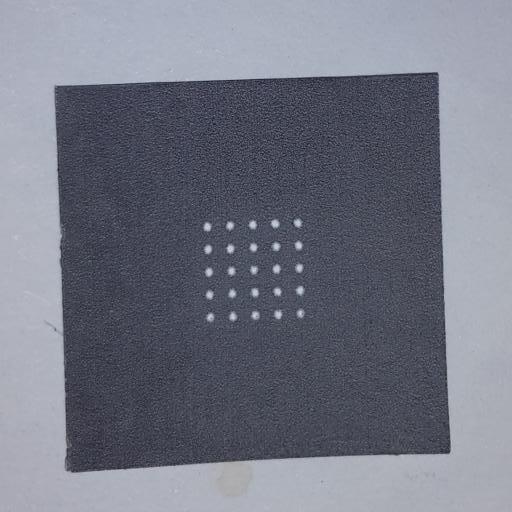
#> input picture Software Immuprobe/os-builder/pkgs/immuprobe/samples/sample00.jpg, 512 x 512 px
$ python -i detection.py   (imports and definitions only)   (older library calls are emulated)
#> lines starting #> are read from the running program, lines starting #| are printed output that depends on the picture
#!/bin/env python2

'''
Detection of sample spots in the raw image.
'''

from math import sqrt
import numpy as np
from skimage import draw
from skimage.transform import rescale, hough_circle
from skimage.filters import gaussian_filter, threshold_adaptive, threshold_otsu, sobel
from skimage.feature import blob_dog, blob_log, blob_doh
from skimage.feature import peak_local_max, canny
from skimage.morphology import watershed
from scipy.signal import argrelmax
from scipy import ndimage as ndi

from skimage.io import imshow, show

_spot_size_margin = 0.707 # makes detected radii smaller to avoid evaluating pixels at the border

'''
Finds the 25 spots in the image and returns their locations.

Performance is best if contrast is high.

@param image	High contrast image.
@param spot_size	Radius of spots to be detected.
@param scaledown	Rescale the image by this amount before processing. Leads to a remarkable speedup.
'''
# [26 lines left out: function detectSpots, not called in this run]
'''
Detect bright spots in the image.
No filtering or ordering is done.

Params:
	image	=	The image showing detectable spots.

Returns: list of (x, y, radius)-tuples
'''
# [15 lines left out: function _detect_spots_localmax, not called in this run]

'''
Use simple threshold to distinguish spots from background.
'''
# [8 lines left out: function _segment_threshold, not called in this run]

'''
Use watershed segmentation to distinguish spots from background.
'''
def _segment_watershed(image):
	elevation_map = sobel(image)
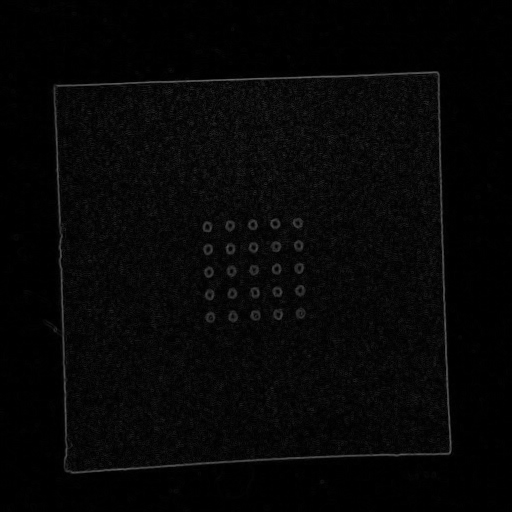
#> elevation_map: shape (512, 512) float64; min 0, max 0.404, mean 0.0264
	markers = np.zeros(image.shape) # initialize markers as zero array


	# determine thresholds for markers
	sorted_pixels = np.sort(image, axis=None)
	max_int = np.mean(sorted_pixels[-10:])
#> max_int = 209.5
	min_int = np.mean(sorted_pixels[:10])
#> min_int = 26.4
	#max_int = np.max(orig_image)
	#min_int = np.min(orig_image)

	alpha_min = 0.01
	alpha_max = 0.4
	thresh_background = (1-alpha_min)*min_int	+	alpha_min*max_int
#> thresh_background = 28.23
	thresh_spots = 		(1-alpha_max)*min_int	+	alpha_max*max_int
#> thresh_spots = 99.64

	markers[image < thresh_background] = 1 # mark background
	markers[image > thresh_spots] = 2 # mark background

#> (the run stopped early here; a loop or call above may not have finished)

$ run again, on Software Immuprobe/os-builder/pkgs/immuprobe/samples/sample01.jpg
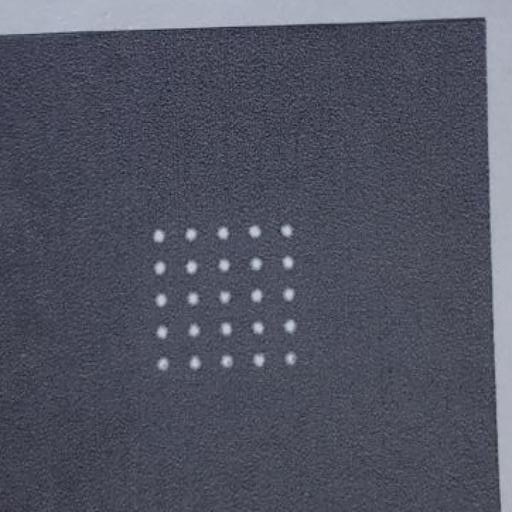
#> input picture Software Immuprobe/os-builder/pkgs/immuprobe/samples/sample01.jpg, 512 x 512 px
#> in _segment_watershed, `elevation_map = sobel(image)`:
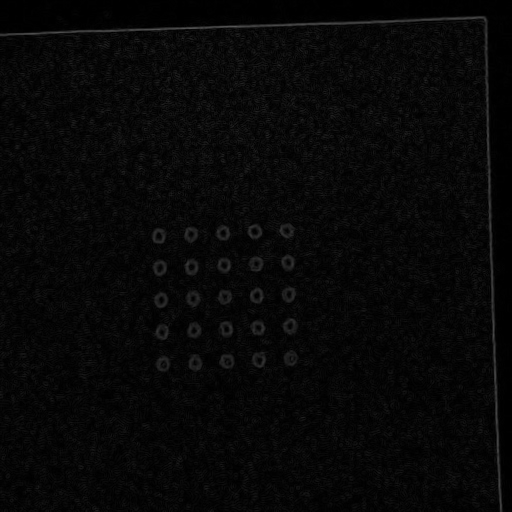
#> elevation_map: shape (512, 512) float64; min 0, max 0.354, mean 0.0311
#> max_int = 206.4
#> min_int = 33.6
#> thresh_background = 35.33
#> thresh_spots = 102.7

$ run again, on Software Immuprobe/os-builder/pkgs/immuprobe/samples/sample02.jpg
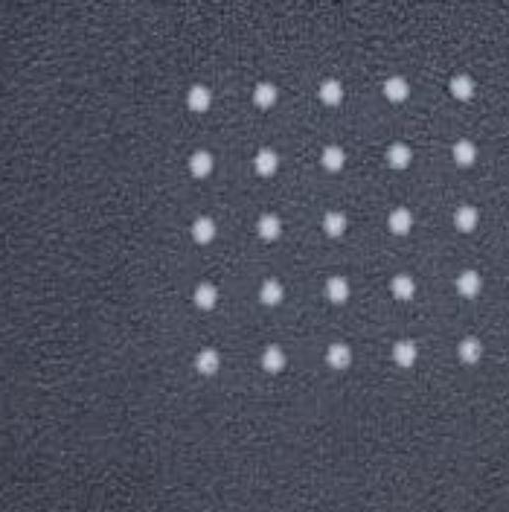
#> input picture Software Immuprobe/os-builder/pkgs/immuprobe/samples/sample02.jpg, 509 x 512 px
#> in _segment_watershed, `elevation_map = sobel(image)`:
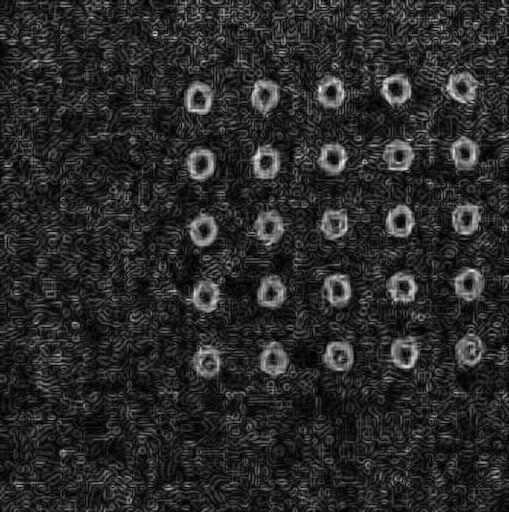
#> elevation_map: shape (512, 509) float64; min 0, max 0.133, mean 0.0218; drawn with min black and max white
#> max_int = 209.5
#> min_int = 37.4
#> thresh_background = 39.12
#> thresh_spots = 106.2
